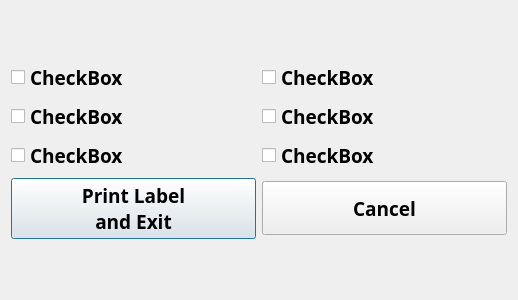
<?xml version="1.0" encoding="UTF-8"?>
<ui version="4.0">
 <class>collectionsDlg</class>
 <widget class="QDialog" name="collectionsDlg">
  <property name="geometry">
   <rect>
    <x>0</x>
    <y>0</y>
    <width>518</width>
    <height>300</height>
   </rect>
  </property>
  <property name="windowTitle">
   <string>Collections Dialog</string>
  </property>
  <layout class="QGridLayout" name="gridLayout_2">
   <item row="0" column="0">
    <layout class="QGridLayout" name="gridLayout">
     <item row="0" column="0">
      <widget class="QCheckBox" name="checkBox_1">
       <property name="font">
        <font>
         <family>Arial Black</family>
         <pointsize>14</pointsize>
         <weight>75</weight>
         <bold>true</bold>
        </font>
       </property>
       <property name="text">
        <string>CheckBox</string>
       </property>
      </widget>
     </item>
     <item row="2" column="1">
      <widget class="QCheckBox" name="checkBox_6">
       <property name="font">
        <font>
         <family>Arial Black</family>
         <pointsize>14</pointsize>
         <weight>75</weight>
         <bold>true</bold>
        </font>
       </property>
       <property name="text">
        <string>CheckBox</string>
       </property>
      </widget>
     </item>
     <item row="2" column="0">
      <widget class="QCheckBox" name="checkBox_5">
       <property name="font">
        <font>
         <family>Arial Black</family>
         <pointsize>14</pointsize>
         <weight>75</weight>
         <bold>true</bold>
        </font>
       </property>
       <property name="text">
        <string>CheckBox</string>
       </property>
      </widget>
     </item>
     <item row="1" column="0">
      <widget class="QCheckBox" name="checkBox_3">
       <property name="font">
        <font>
         <family>Arial Black</family>
         <pointsize>14</pointsize>
         <weight>75</weight>
         <bold>true</bold>
        </font>
       </property>
       <property name="text">
        <string>CheckBox</string>
       </property>
      </widget>
     </item>
     <item row="0" column="1">
      <widget class="QCheckBox" name="checkBox_2">
       <property name="font">
        <font>
         <family>Arial Black</family>
         <pointsize>14</pointsize>
         <weight>75</weight>
         <bold>true</bold>
        </font>
       </property>
       <property name="text">
        <string>CheckBox</string>
       </property>
      </widget>
     </item>
     <item row="1" column="1">
      <widget class="QCheckBox" name="checkBox_4">
       <property name="font">
        <font>
         <family>Arial Black</family>
         <pointsize>14</pointsize>
         <weight>75</weight>
         <bold>true</bold>
        </font>
       </property>
       <property name="text">
        <string>CheckBox</string>
       </property>
      </widget>
     </item>
     <item row="3" column="0">
      <widget class="QPushButton" name="printExitButton">
       <property name="font">
        <font>
         <family>Arial Black</family>
         <pointsize>14</pointsize>
         <weight>75</weight>
         <bold>true</bold>
        </font>
       </property>
       <property name="text">
        <string>Print Label 
and Exit</string>
       </property>
      </widget>
     </item>
     <item row="3" column="1">
      <widget class="QPushButton" name="cancelBtn">
       <property name="minimumSize">
        <size>
         <width>0</width>
         <height>54</height>
        </size>
       </property>
       <property name="font">
        <font>
         <family>Arial Black</family>
         <pointsize>14</pointsize>
         <weight>75</weight>
         <bold>true</bold>
        </font>
       </property>
       <property name="text">
        <string>Cancel</string>
       </property>
      </widget>
     </item>
    </layout>
   </item>
  </layout>
 </widget>
 <resources/>
 <connections/>
</ui>
